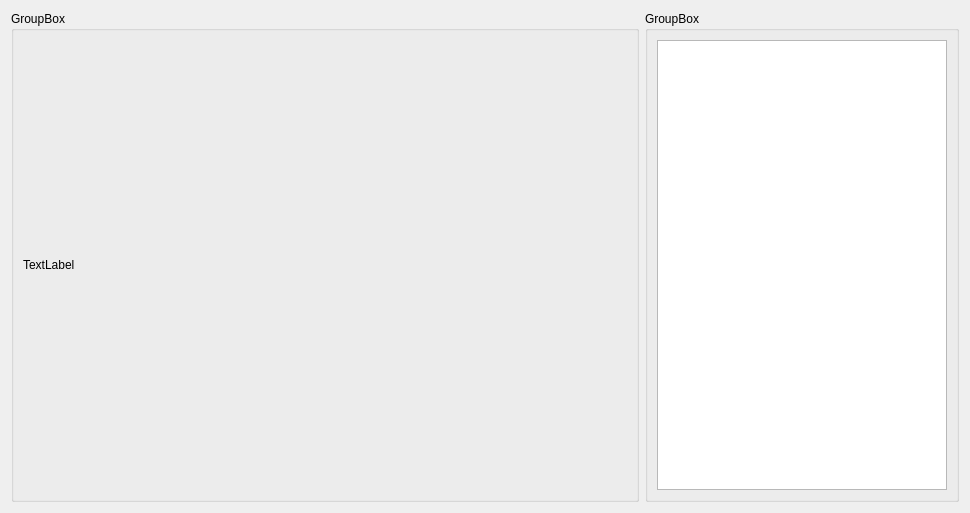
<?xml version="1.0" encoding="UTF-8"?>
<ui version="4.0">
 <class>Form</class>
 <widget class="QWidget" name="Form">
  <property name="geometry">
   <rect>
    <x>0</x>
    <y>0</y>
    <width>970</width>
    <height>513</height>
   </rect>
  </property>
  <property name="windowTitle">
   <string>Result</string>
  </property>
  <layout class="QHBoxLayout" name="horizontalLayout_2">
   <item>
    <layout class="QHBoxLayout" name="horizontalLayout" stretch="2,1">
     <item>
      <widget class="QGroupBox" name="groupBox">
       <property name="title">
        <string>GroupBox</string>
       </property>
       <layout class="QVBoxLayout" name="verticalLayout">
        <item>
         <widget class="QLabel" name="resultLabel">
          <property name="text">
           <string>TextLabel</string>
          </property>
         </widget>
        </item>
       </layout>
      </widget>
     </item>
     <item>
      <widget class="QGroupBox" name="groupBox_2">
       <property name="title">
        <string>GroupBox</string>
       </property>
       <layout class="QVBoxLayout" name="verticalLayout_2">
        <item>
         <widget class="QTextEdit" name="textEdit"/>
        </item>
       </layout>
      </widget>
     </item>
    </layout>
   </item>
  </layout>
 </widget>
 <resources/>
 <connections/>
</ui>
